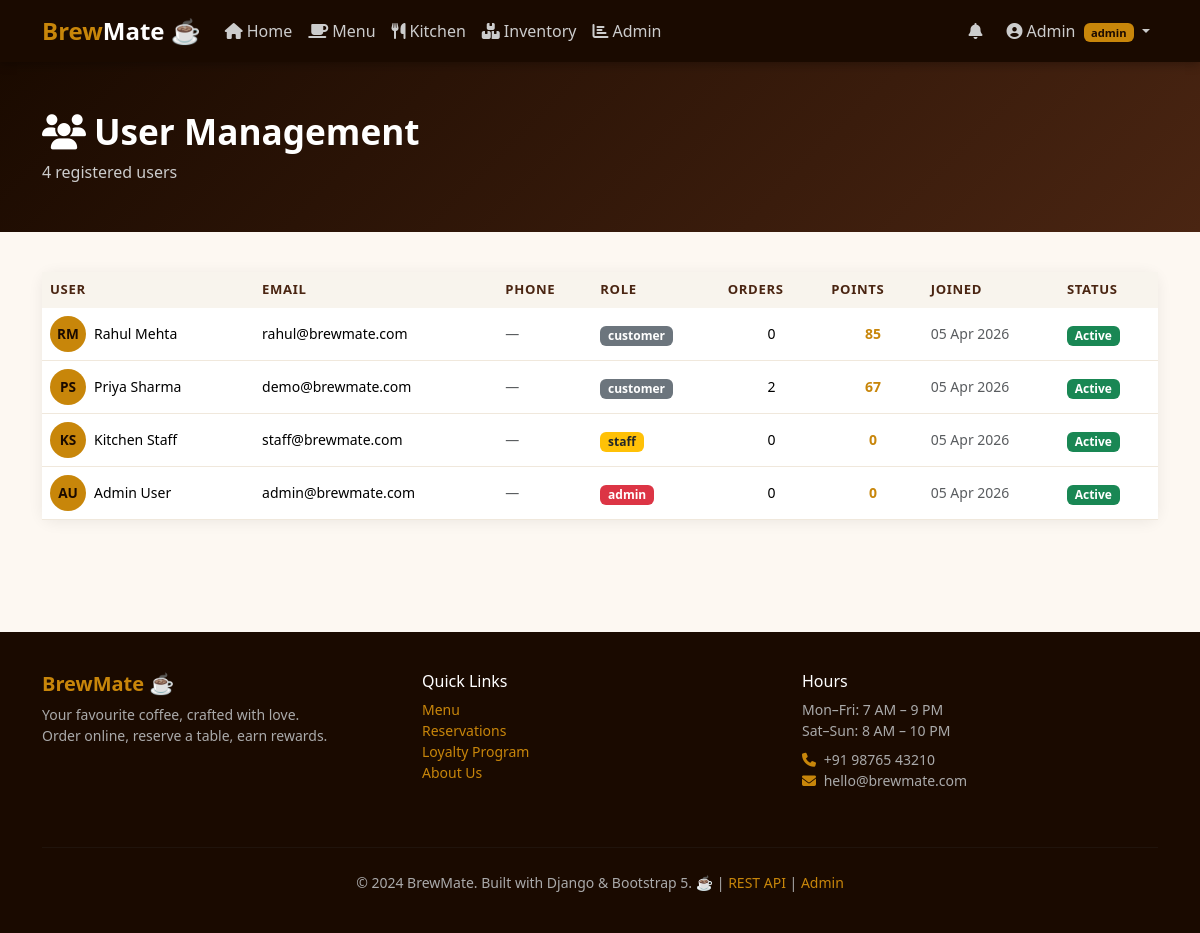
Screenshot of /admin-panel/users/ (signed in) with the database file from the repository.
### coffee/models.py (models this page shows, shortened)
class User(AbstractBaseUser, PermissionsMixin):
    ROLES = [
        ('customer', 'Customer'),
        ('staff',    'Staff'),
        ('admin',    'Admin'),
    ]
    email       = models.EmailField(unique=True, db_index=True)
    first_name  = models.CharField(max_length=50, default='')
    last_name   = models.CharField(max_length=50, blank=True, default='')
    phone       = models.CharField(max_length=15, blank=True, default='')
    role        = models.CharField(max_length=10, choices=ROLES,
                                   default='customer', db_index=True)
    avatar      = models.ImageField(upload_to='avatars/',
                                    blank=True, null=True, default=None)
    is_active   = models.BooleanField(default=True)
    is_staff    = models.BooleanField(default=False)
    date_joined = models.DateTimeField(default=timezone.now)
    USERNAME_FIELD  = 'email'
    REQUIRED_FIELDS = ['first_name']
    objects         = UserManager()
    class Meta:
        db_table = 'coffee_user'
    def get_full_name(self):
        return f'{self.first_name} {self.last_name}'.strip()

class LoyaltyAccount(models.Model):
    user         = models.OneToOneField(
        User, on_delete=models.CASCADE, related_name='loyalty'
    )
    points       = models.PositiveIntegerField(default=0)
    total_earned = models.PositiveIntegerField(default=0)
    total_spent  = models.PositiveIntegerField(default=0)
    updated_at   = models.DateTimeField(auto_now=True)
    class Meta:
        db_table = 'coffee_loyaltyaccount'

### coffee/views.py (the view)
# urls.py: path('admin-panel/users/',             views.admin_users,           name='admin_users'),
@login_required
@role_required('admin')
def admin_users(request):
    users = User.objects.prefetch_related('loyalty').order_by('-date_joined')
    return render(request, 'coffee/admin_users.html', {'users': users})

### coffee/context_processors.py (called while the page is built)
def global_context(request):
    cart_count  = 0
    notif_count = 0
    if request.user.is_authenticated:
        try:
            cart_count = Cart.objects.get(user=request.user).item_count
        except Cart.DoesNotExist:
            pass
        notif_count = Notification.objects.filter(
            user=request.user, is_read=False
        ).count()
    return {'cart_count': cart_count, 'notif_count': notif_count}

### coffee/templates/coffee/admin_users.html (shortened to what this page needs)
{% extends 'coffee/base.html' %}
{% block content %}
<div class="page-hero">
  <div class="container">
    <h1><i class="fa fa-users me-2"></i>User Management</h1>
    <p class="mb-0" style="color:#ccc">{{ users|length }} registered users</p>
  </div>
</div>
<div class="container pb-5">
  <div class="card">
    <div class="card-body p-0">
      <div class="table-responsive">
        <table class="table mb-0">
          <thead>
            <tr>
              <th>User</th>
              <th>Email</th>
              <th>Phone</th>
              <th>Role</th>
              <th>Orders</th>
              <th>Points</th>
              <th>Joined</th>
              <th>Status</th>
            </tr>
          </thead>
          <tbody>
            {% for u in users %}
            <tr>
              <td>
                <div class="d-flex align-items-center gap-2">
                  <div style="width:36px;height:36px;border-radius:50%;background:var(--brew-gold);display:flex;align-items:center;justify-content:center;font-weight:700;color:var(--brew-dark);font-size:.85rem;flex-shrink:0">
                    {{ u.first_name.0 }}{{ u.last_name.0|default:"" }}
                  </div>
                  <div>
                    <div class="fw-600 small">{{ u.get_full_name }}</div>
                  </div>
                </div>
              </td>
              <td class="small">{{ u.email }}</td>
              <td class="small text-muted">{{ u.phone|default:"—" }}</td>
              <td>
                <span class="badge {% if u.role == 'admin' %}bg-danger{% elif u.role == 'staff' %}bg-warning text-dark{% else %}bg-secondary{% endif %}">
                  {{ u.role }}
                </span>
              </td>
              <td class="small text-center">{{ u.orders.count }}</td>
              <td class="small text-center">
                {% if u.loyalty %}
                <span style="color:var(--brew-gold);font-weight:700">{{ u.loyalty.points }}</span>
                {% else %}—{% endif %}
              </td>
              <td class="small text-muted">{{ u.date_joined|date:"d M Y" }}</td>
              <td>
                {% if u.is_active %}
                <span class="badge bg-success">Active</span>
                {% else %}
                <span class="badge bg-danger">Inactive</span>
                {% endif %}
              </td>
            </tr>
            {% empty %}
            <tr><td colspan="8" class="text-center text-muted py-4">No users found.</td></tr>
            {% endfor %}
          </tbody>
        </table>
      </div>
    </div>
  </div>
</div>
{% endblock %}

### coffee/templates/coffee/base.html (shortened to what this page needs)
<!DOCTYPE html>
<html lang="en">
<head>
  <link href="https://cdn.jsdelivr.net/npm/bootstrap@5.3.2/dist/css/bootstrap.min.css" rel="stylesheet">
  <link href="https://cdnjs.cloudflare.com/ajax/libs/font-awesome/6.4.0/css/all.min.css" rel="stylesheet">
</head>
<body>
{% if user.is_authenticated %}
<nav class="navbar navbar-expand-lg sticky-top">
  <div class="container">
    <a class="navbar-brand" href="{% url 'home' %}">Brew<span>Mate</span> ☕</a>
    <div class="collapse navbar-collapse" id="navMain">
      <ul class="navbar-nav me-auto">
        <li class="nav-item"><a class="nav-link" href="{% url 'home' %}"><i class="fa fa-home me-1"></i>Home</a></li>
        <li class="nav-item"><a class="nav-link" href="{% url 'menu' %}"><i class="fa fa-coffee me-1"></i>Menu</a></li>
        {% if user.role in 'staff admin' %}
        <li class="nav-item"><a class="nav-link" href="{% url 'staff_home' %}"><i class="fa fa-utensils me-1"></i>Kitchen</a></li>
        <li class="nav-item"><a class="nav-link" href="{% url 'inventory' %}"><i class="fa fa-boxes me-1"></i>Inventory</a></li>
        {% endif %}
        {% if user.role == 'admin' %}
        <li class="nav-item"><a class="nav-link" href="{% url 'admin_home' %}"><i class="fa fa-chart-bar me-1"></i>Admin</a></li>
        {% endif %}
      </ul>
      <ul class="navbar-nav align-items-center gap-2">
        <li class="nav-item">
          <a class="nav-link" href="{% url 'notifications' %}">
            <i class="fa fa-bell"></i>
          </a>
        </li>
        <li class="nav-item dropdown">
          <a class="nav-link dropdown-toggle" href="#" data-bs-toggle="dropdown">
            <i class="fa fa-user-circle me-1"></i>{{ user.first_name }}
            <span class="badge ms-1" style="background:var(--brew-gold);color:var(--brew-dark);font-size:.7rem">{{ user.role }}</span>
          </a>
        </li>
      </ul>
    </div>
  </div>
</nav>
{% endif %}
{% block content %}{% endblock %}
<footer>
  <div class="container">
    <div class="row">
      <div class="col-md-4 mb-3">
        <h5 style="color:var(--brew-gold);font-weight:800">BrewMate ☕</h5>
        <p class="small mt-2">Your favourite coffee, crafted with love.<br>Order online, reserve a table, earn rewards.</p>
      </div>
      <div class="col-md-4 mb-3">
        <h6 style="color:#fff">Quick Links</h6>
        <ul class="list-unstyled small mt-2">
          <li><a href="{% url 'menu' %}">Menu</a></li>
          <li><a href="{% url 'reservation' %}">Reservations</a></li>
          <li><a href="{% url 'loyalty' %}">Loyalty Program</a></li>
          <li><a href="{% url 'about' %}">About Us</a></li>
        </ul>
      </div>
      <div class="col-md-4 mb-3">
        <h6 style="color:#fff">Hours</h6>
        <ul class="list-unstyled small mt-2">
          <li>Mon–Fri: 7 AM – 9 PM</li>
          <li>Sat–Sun: 8 AM – 10 PM</li>
          <li class="mt-2"><i class="fa fa-phone me-1" style="color:var(--brew-gold)"></i> +91 98765 43210</li>
          <li><i class="fa fa-envelope me-1" style="color:var(--brew-gold)"></i> hello@brewmate.com</li>
        </ul>
      </div>
    </div>
    <hr style="border-color:#333; margin: 1.5rem 0">
    <div class="text-center small">
      &copy; 2024 BrewMate. Built with Django &amp; Bootstrap 5. ☕
      | <a href="/api/products/">REST API</a>
      | <a href="/admin/">Admin</a>
    </div>
  </div>
</footer>
</body>
</html>

### coffee/templates/coffee/base.html (style rules this page uses)
:root { --brew-dark: #1a0a00; --brew-brown: #4a2512; --brew-medium: #7b3f00; --brew-gold: #c8860a; --brew-light: #f5e6d3; --brew-cream: #fdf8f2; }
* { margin: 0; padding: 0; box-sizing: border-box; }
body { background: var(--brew-cream); color: var(--brew-dark); font-family: 'Segoe UI', sans-serif; }
.navbar { background: var(--brew-dark) !important; box-shadow: 0 2px 10px rgba(0,0,0,0.3); }
.navbar-brand { color: var(--brew-gold) !important; font-weight: 800; font-size: 1.5rem; }
.navbar-brand span { color: #fff; }
.nav-link { color: #ccc !important; transition: color .2s; }
.card { border: none; border-radius: 12px; box-shadow: 0 2px 15px rgba(0,0,0,0.07); }
footer { background: var(--brew-dark); color: #aaa; padding: 2.5rem 0; margin-top: 4rem; }
footer a { color: var(--brew-gold); text-decoration: none; }
.page-hero { background: linear-gradient(135deg, var(--brew-dark) 0%, var(--brew-brown) 100%); color: #fff; padding: 3rem 0; margin-bottom: 2.5rem; }
.page-hero h1 { font-weight: 800; font-size: 2.2rem; }
.table th { background: #f8f4ed; color: var(--brew-brown); font-size: .82rem; text-transform: uppercase; letter-spacing: .05em; border: none; }
.table td { border-color: #f0e8dc; vertical-align: middle; }

### rows the page displays
User: first_name "Admin", role "admin", first_name.0 "A", last_name.0 "U", get_full_name "Admin User", email "admin@brewmate.com", phone "—", orders.count "0", loyalty.points "0", date_joined "05 Apr 2026", is_active "Active"
User: first_name.0 "R", last_name.0 "M", get_full_name "Rahul Mehta", email "rahul@brewmate.com", phone "—", role "customer", orders.count "0", loyalty.points "85", date_joined "05 Apr 2026", is_active "Active"
User: first_name.0 "P", last_name.0 "S", get_full_name "Priya Sharma", email "demo@brewmate.com", phone "—", role "customer", orders.count "2", loyalty.points "67", date_joined "05 Apr 2026", is_active "Active"
User: first_name.0 "K", last_name.0 "S", get_full_name "Kitchen Staff", email "staff@brewmate.com", phone "—", role "staff", orders.count "0", loyalty.points "0", date_joined "05 Apr 2026", is_active "Active"

### other values shown
{{ users|length }} "4"
